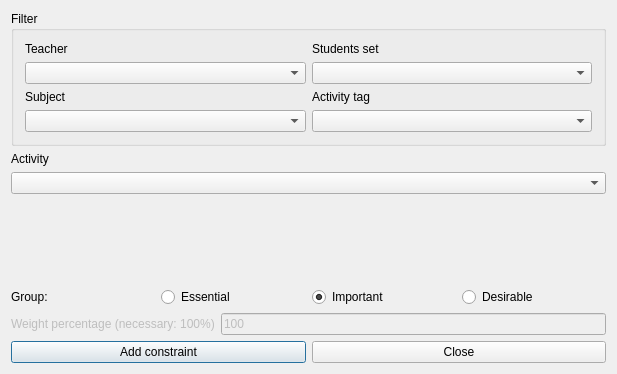
<?xml version="1.0" encoding="UTF-8"?>
<ui version="4.0">
 <class>AddConstraintActivityEndsStudentsDayForm_template</class>
 <widget class="QDialog" name="AddConstraintActivityEndsStudentsDayForm_template">
  <property name="geometry">
   <rect>
    <x>0</x>
    <y>0</y>
    <width>617</width>
    <height>374</height>
   </rect>
  </property>
  <property name="windowTitle">
   <string extracomment="This is the title of the dialog to add a new constraint of this type">Add activity ends students day</string>
  </property>
  <layout class="QVBoxLayout" name="verticalLayout">
   <item>
    <widget class="QGroupBox" name="filterGroupBox">
     <property name="title">
      <string>Filter</string>
     </property>
     <layout class="QGridLayout" name="gridLayout">
      <item row="0" column="0">
       <widget class="QLabel" name="teachersTextLabel">
        <property name="text">
         <string>Teacher</string>
        </property>
        <property name="wordWrap">
         <bool>false</bool>
        </property>
       </widget>
      </item>
      <item row="0" column="1">
       <widget class="QLabel" name="studentsTextLabel">
        <property name="text">
         <string>Students set</string>
        </property>
        <property name="wordWrap">
         <bool>false</bool>
        </property>
       </widget>
      </item>
      <item row="1" column="0">
       <widget class="QComboBox" name="teachersComboBox"/>
      </item>
      <item row="1" column="1">
       <widget class="QComboBox" name="studentsComboBox"/>
      </item>
      <item row="2" column="0">
       <widget class="QLabel" name="subjectsTextLabel">
        <property name="text">
         <string>Subject</string>
        </property>
        <property name="wordWrap">
         <bool>false</bool>
        </property>
       </widget>
      </item>
      <item row="2" column="1">
       <widget class="QLabel" name="activityTagsTextLabel">
        <property name="text">
         <string>Activity tag</string>
        </property>
        <property name="wordWrap">
         <bool>false</bool>
        </property>
       </widget>
      </item>
      <item row="3" column="0">
       <widget class="QComboBox" name="subjectsComboBox"/>
      </item>
      <item row="3" column="1">
       <widget class="QComboBox" name="activityTagsComboBox"/>
      </item>
     </layout>
    </widget>
   </item>
   <item>
    <layout class="QVBoxLayout">
     <item>
      <widget class="QLabel" name="activityTextLabel">
       <property name="frameShape">
        <enum>QFrame::NoFrame</enum>
       </property>
       <property name="frameShadow">
        <enum>QFrame::Plain</enum>
       </property>
       <property name="text">
        <string>Activity</string>
       </property>
       <property name="wordWrap">
        <bool>false</bool>
       </property>
      </widget>
     </item>
     <item>
      <widget class="QComboBox" name="activitiesComboBox">
       <property name="editable">
        <bool>false</bool>
       </property>
       <property name="insertPolicy">
        <enum>QComboBox::NoInsert</enum>
       </property>
       <property name="autoCompletion">
        <bool>false</bool>
       </property>
       <property name="duplicatesEnabled">
        <bool>false</bool>
       </property>
      </widget>
     </item>
    </layout>
   </item>
   <item>
    <spacer name="spacer2">
     <property name="orientation">
      <enum>Qt::Vertical</enum>
     </property>
     <property name="sizeType">
      <enum>QSizePolicy::Expanding</enum>
     </property>
     <property name="sizeHint" stdset="0">
      <size>
       <width>21</width>
       <height>71</height>
      </size>
     </property>
    </spacer>
   </item>
   <item>
    <layout class="QHBoxLayout" name="horizontalLayout_4">
     <item>
      <widget class="QLabel" name="groupTextLabel">
       <property name="text">
        <string>Group:</string>
       </property>
      </widget>
     </item>
     <item>
      <widget class="QRadioButton" name="essentialRadioButton">
       <property name="text">
        <string>Essential</string>
       </property>
      </widget>
     </item>
     <item>
      <widget class="QRadioButton" name="importantRadioButton">
       <property name="text">
        <string>Important</string>
       </property>
       <property name="checked">
        <bool>true</bool>
       </property>
      </widget>
     </item>
     <item>
      <widget class="QRadioButton" name="desirableRadioButton">
       <property name="text">
        <string>Desirable</string>
       </property>
      </widget>
     </item>
    </layout>
   </item>
   <item>
    <layout class="QHBoxLayout">
     <item>
      <widget class="QLabel" name="weightTextLabel">
       <property name="enabled">
        <bool>false</bool>
       </property>
       <property name="frameShape">
        <enum>QFrame::NoFrame</enum>
       </property>
       <property name="frameShadow">
        <enum>QFrame::Plain</enum>
       </property>
       <property name="text">
        <string>Weight percentage (necessary: 100%)</string>
       </property>
       <property name="wordWrap">
        <bool>false</bool>
       </property>
      </widget>
     </item>
     <item>
      <widget class="QLineEdit" name="weightLineEdit">
       <property name="enabled">
        <bool>false</bool>
       </property>
       <property name="text">
        <string notr="true">100</string>
       </property>
      </widget>
     </item>
    </layout>
   </item>
   <item>
    <layout class="QHBoxLayout">
     <item>
      <widget class="QPushButton" name="addConstraintPushButton">
       <property name="text">
        <string>Add constraint</string>
       </property>
      </widget>
     </item>
     <item>
      <widget class="QPushButton" name="closePushButton">
       <property name="text">
        <string>Close</string>
       </property>
      </widget>
     </item>
    </layout>
   </item>
  </layout>
 </widget>
 <layoutdefault spacing="6" margin="11"/>
 <resources/>
 <connections/>
</ui>
